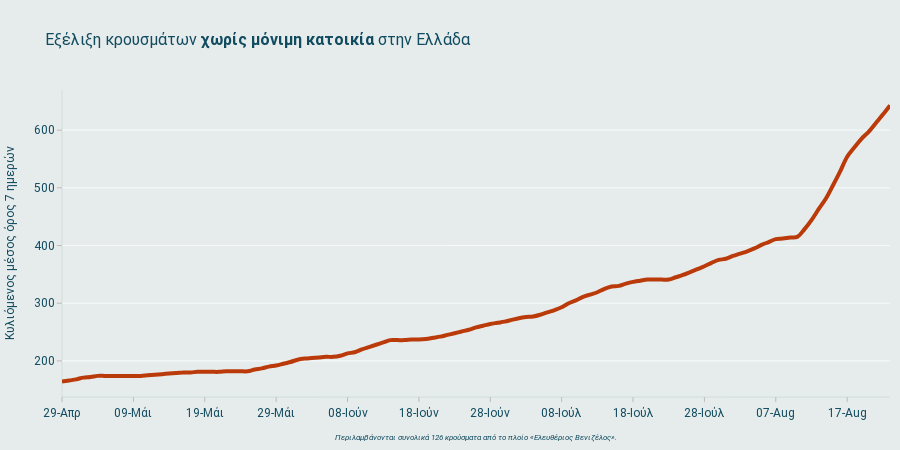
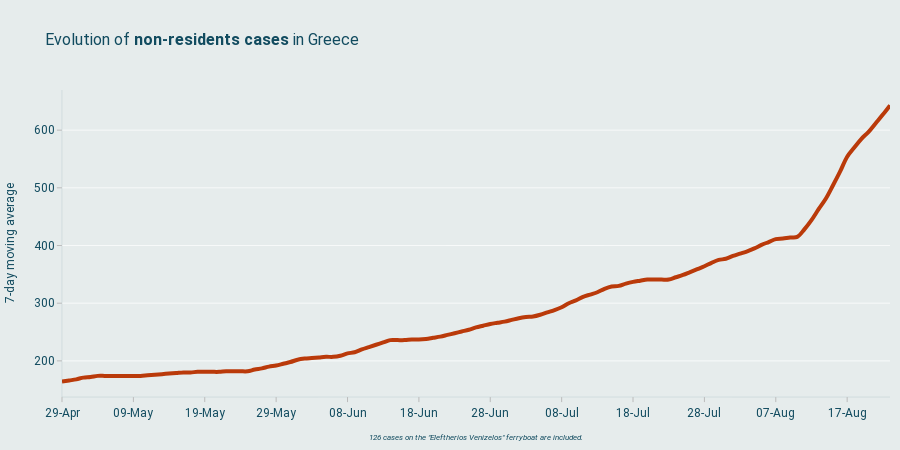

The notebook cell saved with these charts, in order:
### Code cell
regions_greece_cases = pd.read_csv(
    'https://raw.githubusercontent.com/iMEdD-Lab/open-data/master/COVID-19/regions_greece_cases.csv'
    )
    

create_non_residents_line(
        'create_non_residents_line', regions_greece_cases)


create_non_residents_line(
        "create_non_residents_line",
        regions_greece_cases,
        lang="EN",
    )

### Figure 1 — Plotly figure (JSON) as saved in the notebook; plotly's stock layout.template omitted (floating-point values rounded to 4 significant figures)
{"data": [{"connectgaps": true, "line": {"shape": "spline", "width": 4}, "marker": {"color": "#BA3A0A"}, "mode": "lines", "type": "scatter", "x": ["29-Απρ", "30-Απρ", "01-Μάι", "02-Μάι", "03-Μάι", "04-Μάι", "05-Μάι", "06-Μάι", "07-Μάι", "08-Μάι", "09-Μάι", "10-Μάι", "11-Μάι", "12-Μάι", "13-Μάι", "14-Μάι", "15-Μάι", "16-Μάι", "17-Μάι", "18-Μάι", "19-Μάι", "20-Μάι", "21-Μάι", "22-Μάι", "23-Μάι", "24-Μάι", "25-Μάι", "26-Μάι", "27-Μάι", "28-Μάι", "29-Μάι", "30-Μάι", "31-Μάι", "01-Ιούν", "02-Ιούν", "03-Ιούν", "04-Ιούν", "05-Ιούν", "06-Ιούν", "07-Ιούν", "08-Ιούν", "09-Ιούν", "10-Ιούν", "11-Ιούν", "12-Ιούν", "13-Ιούν", "14-Ιούν", "15-Ιούν", "16-Ιούν", "17-Ιούν", "18-Ιούν", "19-Ιούν", "20-Ιούν", "21-Ιούν", "22-Ιούν", "23-Ιούν", "24-Ιούν", "25-Ιούν", "26-Ιούν", "27-Ιούν", "28-Ιούν", "29-Ιούν", "30-Ιούν", "01-Ιούλ", "02-Ιούλ", "03-Ιούλ", "04-Ιούλ", "05-Ιούλ", "06-Ιούλ", "07-Ιούλ", "08-Ιούλ", "09-Ιούλ", "10-Ιούλ", "11-Ιούλ", "12-Ιούλ", "13-Ιούλ", "14-Ιούλ", "15-Ιούλ", "16-Ιούλ", "17-Ιούλ", "18-Ιούλ", "19-Ιούλ", "20-Ιούλ", "21-Ιούλ", "22-Ιούλ", "23-Ιούλ", "24-Ιούλ", "25-Ιούλ", "26-Ιούλ", "27-Ιούλ", "28-Ιούλ", "29-Ιούλ", "30-Ιούλ", "31-Ιούλ", "01-Aug", "02-Aug", "03-Aug", "04-Aug", "05-Aug", "06-Aug", "07-Aug", "08-Aug", "09-Aug", "10-Aug", "11-Aug", "12-Aug", "13-Aug", "14-Aug", "15-Aug", "16-Aug", "17-Aug", "18-Aug", "19-Aug", "20-Aug", "21-Aug", "22-Aug", "23-Aug"], "y": [164, 166, 168, 171, 172, 174, 174, 174, 174, 174, 174, 174, 175, 176, 177, 178, 179, 180, 180, 181, 181, 181, 181, 182, 182, 182, 182, 185, 187, 190, 192, 195, 198, 202, 204, 205, 206, 207, 207, 209, 213, 215, 220, 224, 228, 232, 236, 236, 236, 237, 237, 238, 240, 242, 245, 248, 251, 254, 258, 261, 264, 266, 268, 271, 274, 276, 277, 280, 284, 288, 293, 300, 305, 311, 315, 319, 325, 329, 330, 334, 337, 339, 341, 341, 341, 341, 345, 349, 354, 359, 364, 370, 375, 377, 382, 386, 390, 395, 401, 406, 411, 412, 414, 415, 428, 444, 463, 481, 504, 528, 554, 570, 585, 597, 612, 627, 643]}], "layout": {"height": 450, "hoverlabel": {"font": {"family": "Roboto", "size": 10}}, "hovermode": "closest", "legend": {"font": {"color": "#114B5F", "family": "Roboto", "size": 12}}, "margin": {"b": 10, "l": 10, "pad": 0, "r": 10, "t": 90}, "paper_bgcolor": "#E6ECEC", "plot_bgcolor": "#E6ECEC", "showlegend": false, "title": {"font": {"color": "#114B5F", "family": "Roboto", "size": 16}, "text": "Εξέλιξη κρουσμάτων <b>χωρίς μόνιμη κατοικία</b> στην Ελλάδα"}, "xaxis": {"dtick": 10, "gridcolor": "#F8FAFA", "linecolor": "#114B5F", "linewidth": 0.1, "showgrid": false, "showline": true, "showticklabels": true, "tickcolor": "#BBBBBB", "tickfont": {"color": "#114B5F", "family": "Roboto", "size": 12}, "ticks": "outside", "title": {"font": {"color": "#114B5F", "family": "Roboto", "size": 8}, "text": "<i>Περιλαμβάνονται συνολικά 126 κρούσματα από το πλοίο «Ελευθέριος Βενιζέλος».</i>"}, "zeroline": true}, "yaxis": {"gridcolor": "#F8FAFA", "linecolor": "#114B5F", "linewidth": 0.1, "showgrid": true, "showline": true, "showticklabels": true, "tickcolor": "#BBBBBB", "tickfont": {"color": "#114B5F", "family": "Roboto", "size": 12}, "ticks": "outside", "title": {"font": {"color": "#114B5F", "family": "Roboto", "size": 12}, "text": "Κυλιόμενος μέσος όρος 7 ημερών"}, "zeroline": false}}}

### Figure 2 — Plotly figure (JSON) as saved in the notebook; plotly's stock layout.template omitted (floating-point values rounded to 4 significant figures)
{"data": [{"connectgaps": true, "line": {"shape": "spline", "width": 4}, "marker": {"color": "#BA3A0A"}, "mode": "lines", "type": "scatter", "x": ["29-Apr", "30-Apr", "01-May", "02-May", "03-May", "04-May", "05-May", "06-May", "07-May", "08-May", "09-May", "10-May", "11-May", "12-May", "13-May", "14-May", "15-May", "16-May", "17-May", "18-May", "19-May", "20-May", "21-May", "22-May", "23-May", "24-May", "25-May", "26-May", "27-May", "28-May", "29-May", "30-May", "31-May", "01-Jun", "02-Jun", "03-Jun", "04-Jun", "05-Jun", "06-Jun", "07-Jun", "08-Jun", "09-Jun", "10-Jun", "11-Jun", "12-Jun", "13-Jun", "14-Jun", "15-Jun", "16-Jun", "17-Jun", "18-Jun", "19-Jun", "20-Jun", "21-Jun", "22-Jun", "23-Jun", "24-Jun", "25-Jun", "26-Jun", "27-Jun", "28-Jun", "29-Jun", "30-Jun", "01-Jul", "02-Jul", "03-Jul", "04-Jul", "05-Jul", "06-Jul", "07-Jul", "08-Jul", "09-Jul", "10-Jul", "11-Jul", "12-Jul", "13-Jul", "14-Jul", "15-Jul", "16-Jul", "17-Jul", "18-Jul", "19-Jul", "20-Jul", "21-Jul", "22-Jul", "23-Jul", "24-Jul", "25-Jul", "26-Jul", "27-Jul", "28-Jul", "29-Jul", "30-Jul", "31-Jul", "01-Aug", "02-Aug", "03-Aug", "04-Aug", "05-Aug", "06-Aug", "07-Aug", "08-Aug", "09-Aug", "10-Aug", "11-Aug", "12-Aug", "13-Aug", "14-Aug", "15-Aug", "16-Aug", "17-Aug", "18-Aug", "19-Aug", "20-Aug", "21-Aug", "22-Aug", "23-Aug"], "y": [164, 166, 168, 171, 172, 174, 174, 174, 174, 174, 174, 174, 175, 176, 177, 178, 179, 180, 180, 181, 181, 181, 181, 182, 182, 182, 182, 185, 187, 190, 192, 195, 198, 202, 204, 205, 206, 207, 207, 209, 213, 215, 220, 224, 228, 232, 236, 236, 236, 237, 237, 238, 240, 242, 245, 248, 251, 254, 258, 261, 264, 266, 268, 271, 274, 276, 277, 280, 284, 288, 293, 300, 305, 311, 315, 319, 325, 329, 330, 334, 337, 339, 341, 341, 341, 341, 345, 349, 354, 359, 364, 370, 375, 377, 382, 386, 390, 395, 401, 406, 411, 412, 414, 415, 428, 444, 463, 481, 504, 528, 554, 570, 585, 597, 612, 627, 643]}], "layout": {"height": 450, "hoverlabel": {"font": {"family": "Roboto", "size": 10}}, "hovermode": "closest", "legend": {"font": {"color": "#114B5F", "family": "Roboto", "size": 12}}, "margin": {"b": 10, "l": 10, "pad": 0, "r": 10, "t": 90}, "paper_bgcolor": "#E6ECEC", "plot_bgcolor": "#E6ECEC", "showlegend": false, "title": {"font": {"color": "#114B5F", "family": "Roboto", "size": 16}, "text": "Evolution of <b>non-residents cases</b> in Greece"}, "xaxis": {"dtick": 10, "gridcolor": "#F8FAFA", "linecolor": "#114B5F", "linewidth": 0.1, "showgrid": false, "showline": true, "showticklabels": true, "tickcolor": "#BBBBBB", "tickfont": {"color": "#114B5F", "family": "Roboto", "size": 12}, "ticks": "outside", "title": {"font": {"color": "#114B5F", "family": "Roboto", "size": 8}, "text": "<i>126 cases on the \"Eleftherios Venizelos\" ferryboat are included.</i>"}, "zeroline": true}, "yaxis": {"gridcolor": "#F8FAFA", "linecolor": "#114B5F", "linewidth": 0.1, "showgrid": true, "showline": true, "showticklabels": true, "tickcolor": "#BBBBBB", "tickfont": {"color": "#114B5F", "family": "Roboto", "size": 12}, "ticks": "outside", "title": {"font": {"color": "#114B5F", "family": "Roboto", "size": 12}, "text": "7-day moving average"}, "zeroline": false}}}
